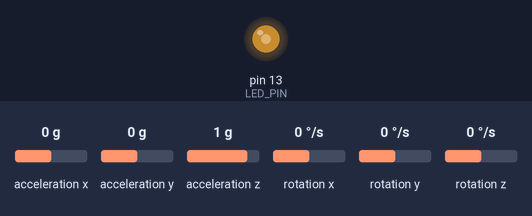
Recording of a sketch running on a simulated Arduino Uno, built with avr-gcc and run on an emulated ATmega328P. Parts: output pins drawn as LEDs (lit = HIGH). Inputs (shaded band) come from the test bench; at power-on: acceleration x 0 g, acceleration z 1 g, acceleration y 0 g, rotation x 0 °/s, rotation y 0 °/s, rotation z 0 °/s. What the sketch prints to the serial monitor is not drawn.

Above: at 0.92 s.
1.3 s: acceleration x set to 0.8 g
4.3 s: acceleration z set to 0 g
Timing chart, 0 to 13.3 s (numbered marks = the images above; inputs shaded):
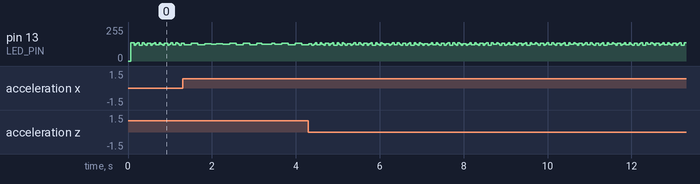

The sketch:

Ctrlr-v0.ino
```cpp
#include "I2Cdev.h"
#include "MPU6050.h"
#include "Wire.h"

// class default I2C address is 0x68
// specific I2C addresses may be passed as a parameter here
// AD0 low = 0x68 (default for InvenSense evaluation board)
// AD0 high = 0x69
MPU6050 accelgyro;
//MPU6050 accelgyro(0x69); // <-- use for AD0 high

int16_t ax, ay, az;
int16_t gx, gy, gz;
bool blinkState = false;

#define LED_PIN 13

void setup()
{
	Wire.begin();

	Serial.begin(115200);
	accelgyro.initialize();
	pinMode(LED_PIN, OUTPUT);
}

void loop()
{
	// read raw accel/gyro measurements from device
	accelgyro.getMotion6(&ax, &ay, &az, &gx, &gy, &gz);

	Serial.println("b");
	Serial.print(ax); Serial.print("|");
	Serial.print(ay); Serial.print("|");
	Serial.print(az); Serial.print("|");
	Serial.print(gx); Serial.print("|");
	Serial.print(gy); Serial.print("|");
	Serial.println(gz);

	// blink LED to indicate activity
	blinkState = !blinkState;
	digitalWrite(LED_PIN, blinkState);
}
```
